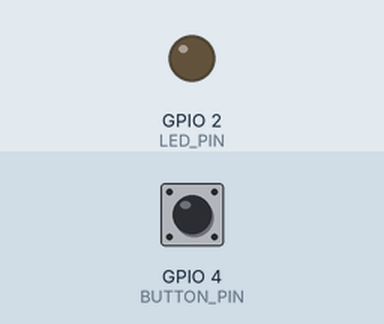
Recording of a sketch running on a simulated ESP32. Parts: output pins drawn as LEDs (lit = HIGH). The test bench sets the inputs (shaded band); at power-on: GPIO 4 (BUTTON_PIN) HIGH.

Above: at 1.2 s.
1.3 s: GPIO 4 (BUTTON_PIN) pulled LOW for 0.15 s
At 1.37 s:
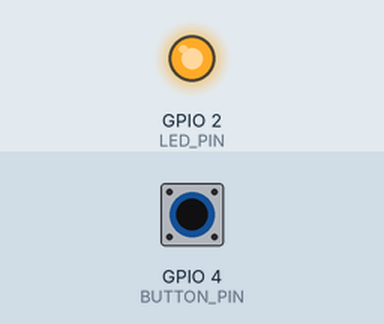
2.9 s: GPIO 4 (BUTTON_PIN) pulled LOW for 3.2 s
At 7.0 s:
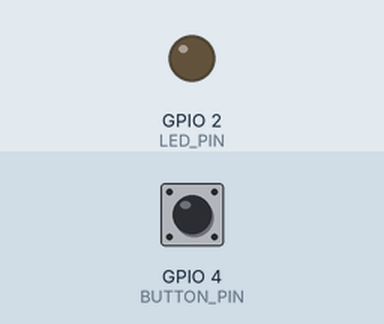
Timing chart, 0 to 8.5 s (numbered marks = the images above; inputs shaded):
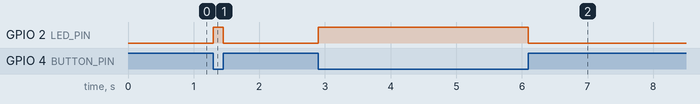

Measured:
- after the input at 1.3 s, GPIO 2 (LED_PIN): LOW → HIGH at once, → LOW 0.15 s later
- after the input at 2.9 s, GPIO 2 (LED_PIN): LOW → HIGH at once, → LOW 3.2 s later

The sketch:

lab02-button-led.ino
```cpp
// Lab 02 - Button + LED
// Button between GPIO 4 and GND (uses the internal pull-up resistor).
// LED + 220 ohm resistor on GPIO 2.

const int BUTTON_PIN = 4;
const int LED_PIN = 2;

void setup() {
  pinMode(BUTTON_PIN, INPUT_PULLUP);  // pin reads HIGH until the button pulls it to GND
  pinMode(LED_PIN, OUTPUT);
}

void loop() {
  int buttonState = digitalRead(BUTTON_PIN);  // read the button: HIGH or LOW

  if (buttonState == LOW) {          // LOW means the button is pressed
    digitalWrite(LED_PIN, HIGH);     // LED ON
  } else {
    digitalWrite(LED_PIN, LOW);      // LED OFF
  }
}
```
